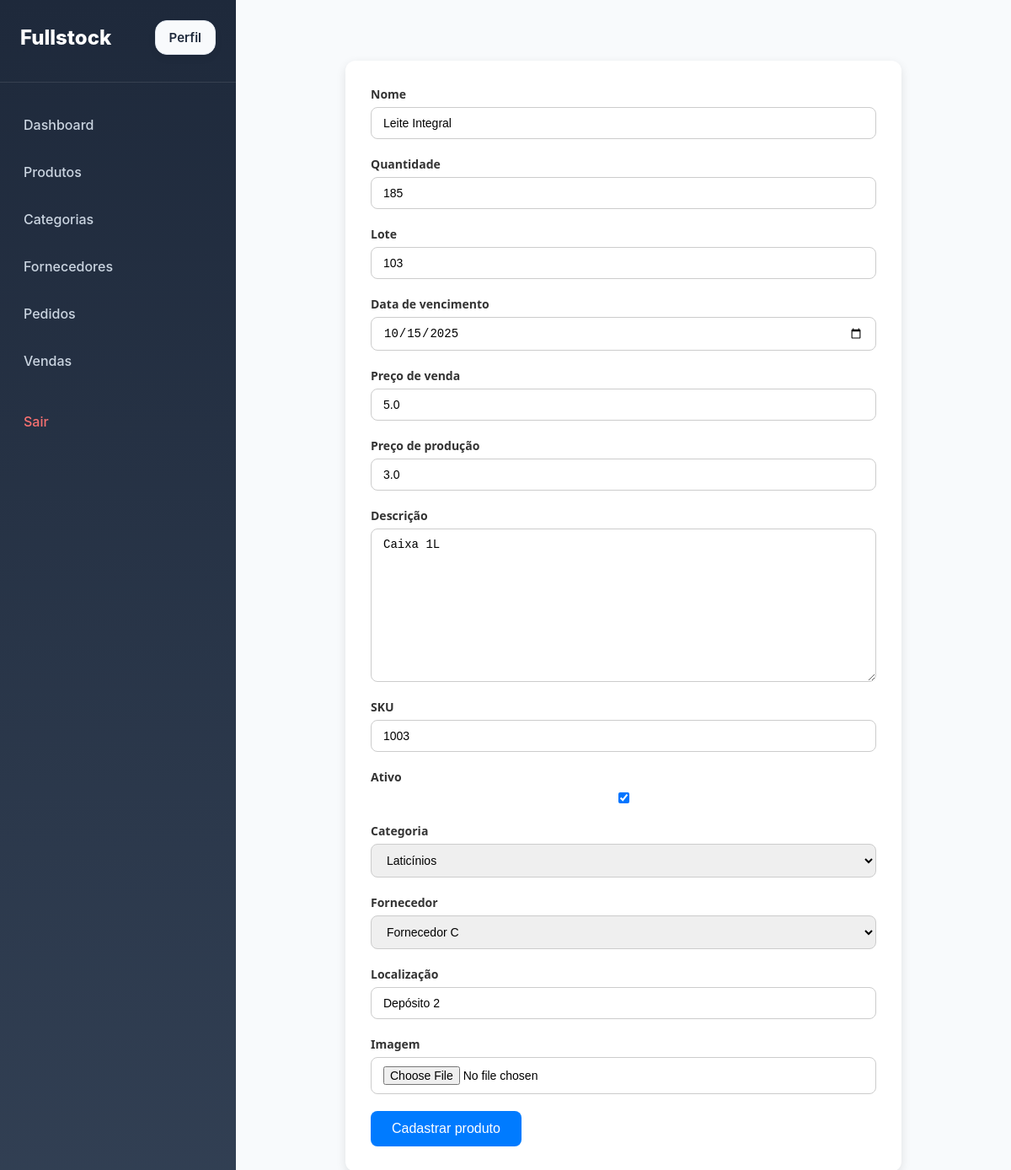
/updateProduct/3 (signed in), run on the app's committed database.
### stock/models.py (models this page shows, shortened)
class Product(models.Model):
    name = models.CharField(max_length=50)
    quantity = models.IntegerField()
    allotment = models.IntegerField()
    dueDate = models.DateField()
    salePrice = models.FloatField()
    productionPrice = models.FloatField()
    description = models.TextField()
    sku = models.IntegerField()
    active = models.BooleanField(default=True)
    category = models.ForeignKey(Category, on_delete=models.CASCADE)
    provider = models.ForeignKey(Provider, on_delete=models.CASCADE)
    local = models.CharField(max_length=30)
    image = models.ImageField(upload_to='products_image/', blank=True, null=True)

### stock/views.py (the view)
# urls.py: path('updateProduct/<int:pk>', views.ProductUpdateView.as_view(), name='updateProduct'),
@method_decorator(login_required, name='dispatch')
class ProductUpdateView(UpdateView):
    model = Product
    form_class = ProductForm
    template_name = 'stock/product-form.html'
    success_url = reverse_lazy('products')

### stock/models.py (called while the page is built)
    @property
    def is_admin(self):
        return self.is_staff or self.is_superuser or self.groups.filter(name="ADMIN").exists()

    def __str__(self):
        return self.name

    def __str__(self):
        return self.name

### stock/templates/stock/product-form.html (shortened to what this page needs)
{%extends 'base.html'%}
{% block main %}
<form method="post" enctype="multipart/form-data">
    {% for field in form %}
    <div class="form-group">
        <label for="{{ field.id_for_label }}">{{ field.label }}</label>
        {{ field }}
    </div>
    {% endfor %}
    <button type="submit" class="btn-primary">Cadastrar produto</button>
</form>
{%endblock%}

### static/css/main.css (style rules this page uses)
html, body { margin: 0; padding: 0; width: 100%; height: 100%; font-family: -apple-system, BlinkMacSystemFont, "Segoe UI", Roboto, Oxygen, Ubuntu, Cantarell, sans-serif; background: #f1f5f9; }
.btn-primary { background: #2563eb; color: white; padding: 10px 16px; border-radius: 8px; text-decoration: none; font-weight: 600; }
form { max-width: 600px; margin: 40px auto; padding: 30px; background-color: #ffffff; border-radius: 12px; box-shadow: 0 4px 12px rgba(0, 0, 0, 0.1); font-family: 'Segoe UI', Tahoma, Geneva, Verdana, sans-serif; }
.form-group { display: flex; flex-direction: column; margin-bottom: 20px; }
.form-group label { margin-bottom: 6px; font-weight: 600; color: #333333; font-size: 14px; }
.form-group input, .form-group select, .form-group textarea { padding: 10px 14px; border: 1px solid #ccc; border-radius: 8px; font-size: 14px; transition: border 0.3s, box-shadow 0.3s; }
.form-group textarea { min-height: 100px; resize: vertical; }
button.btn-primary { background-color: #007BFF; color: #fff; border: none; padding: 12px 25px; font-size: 16px; border-radius: 8px; cursor: pointer; transition: background-color 0.3s, transform 0.2s; }

### static/css/table-list.css (style rules this page uses)
.btn-primary { background-color: #0077cc; color: #fff; padding: 0.6rem 1.2rem; border-radius: 5px; text-decoration: none; font-weight: 500; transition: background-color 0.3s ease; }

### data on the page
Product: form "Leite Integral" "185" "103" "10/15/2025" "5.0" "3.0" "Caixa 1L" "1003" "☑" "Laticínios" "Fornecedor C" "Depósito 2"

### other printed values
{{ field.label }} "Nome" "Quantidade" "Lote" "Data de vencimento" "Preço de venda" "Preço de produção" "Descrição" "SKU" "Ativo" "Categoria" "Fornecedor" "Localização" "Imagem"
